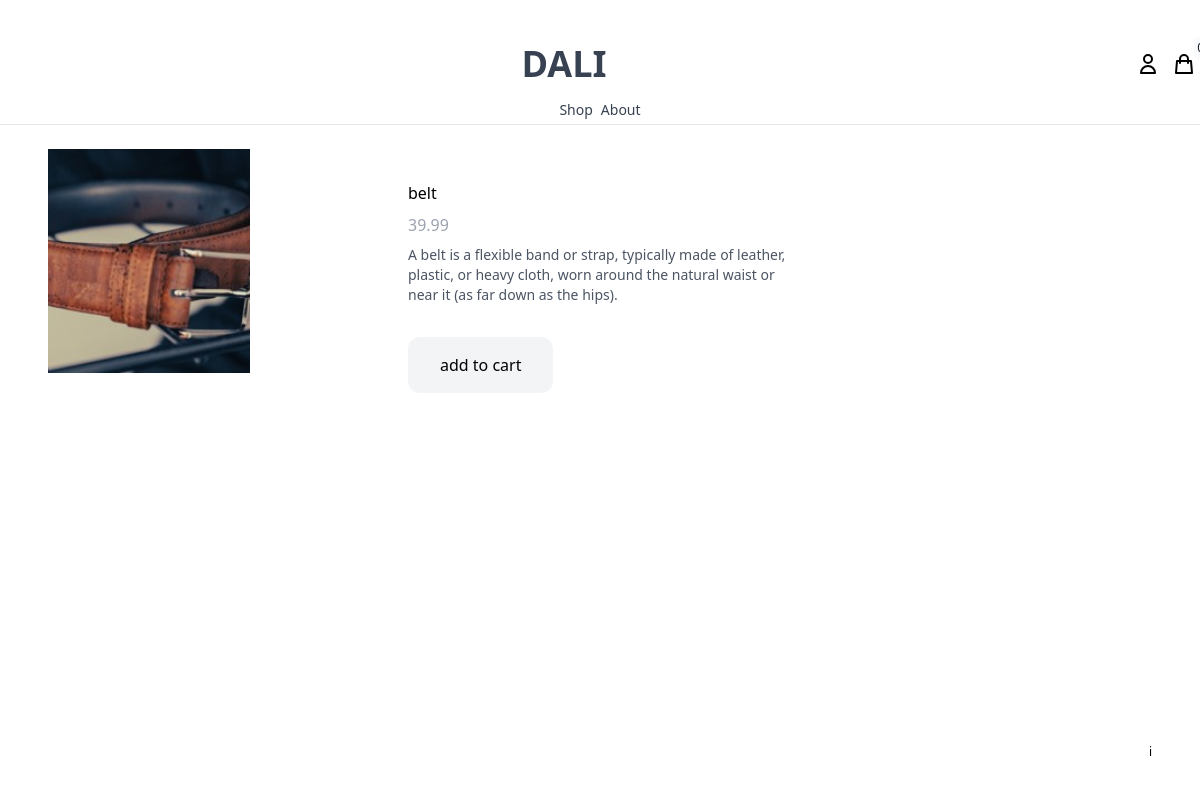
The page /shop/belt/ on the database its author committed.
### product/models.py (models this page shows, shortened)
class Product(models.Model):
    category = models.ForeignKey(Category, related_name='products', on_delete=models.CASCADE) #on delete cascade is used to delete the category if the product is deleted
    name = models.CharField(max_length=255)
    slug = models.SlugField()
    description = models.TextField(blank=True, null=True)                        #description
    price = models.IntegerField()                                                #price in cents
    created_at = models.DateTimeField(auto_now_add=True)                         #when created , automatically createated
    image = models.ImageField(upload_to='uploads/', blank=True, null=True)       #upload_to - img saving folder
    thumbnail = models.ImageField(upload_to='uploads/', blank=True, null=True)   #upload_to - img saving folder
    class Meta:
        ordering = ('-created_at',)                                             #to see creation date
    def get_display_price(self):
        return self.price / 100                                                 # to see price in  $ converted from cents

### product/views.py (the view)
# urls.py: path('shop/<slug:slug>/', product, name='product'),                                          #<slug:slug> is the slug of the product to be loaded after clicking on the product / dinamic url
def product(request, slug):
    product = get_object_or_404(Product, slug=slug)                         #get the product from the database
    return render(request, 'product/product.html', {'product': product})    #pass the product to the product page

### cart/cart.py (called while the page is built)
    def __len__(self):                                                  #get the length of the cart, how many items are in the cart
        return sum(item['quantity'] for item in self.cart.values())     #return the number of items in the cart

### cart/context_processors.py (called while the page is built)
def cart(request):
    cart = Cart(request)
    return {'cart': cart}   #pass the cart to the template

### product/templates/product/product.html (shortened to what this page needs)
{% extends "core/base.html"%}
{%block content%}
<div class="max-w-6xl mx-auto flex flex-wrap py-6 px-6 xl:px-0 ">
  <div class="images object-cover w-full mb-6 lg:mb-0 lg:w-3/5">
    <img
      class="h-56 w-full object-cover"
      src="{% if product.image %}{{product.image.url}}{% else %}http://via.placeholder.com/240x240x.jpg{% endif %}">
  </div>
  <div class="information w-full lg:w-2/5 lg:p-6">
    <h4 class="text-2 my-2">{{product.name}}</h4>
    <p class="text-gray-400 my-2">{{product.get_display_price}}</p>
    {% if product.description %}
    <p class="text-sm text-gray-600 my-2">{{product.description}}</p>
    {% endif %}
    <a
      href="#"
      class="mt-6 inline-block px-8 py-4 rounded-xl bg-gray-100 text-black hover:bg-yellow-100"
      hx-get="{% url 'add_to_cart' product.id %}"
      hx-target="#menu-cart-button"
      hx-swap="outerHTML"
    >
      add to cart
    </a>
  </div>
</div>
{%endblock%}

### rows shown on the page
Product: image (picture), name "belt", get_display_price "39.99", description "A belt is a flexible band or strap, typically made of leather, plastic, or heavy cloth, worn around the natural waist or near it (as far down as the hips)."
